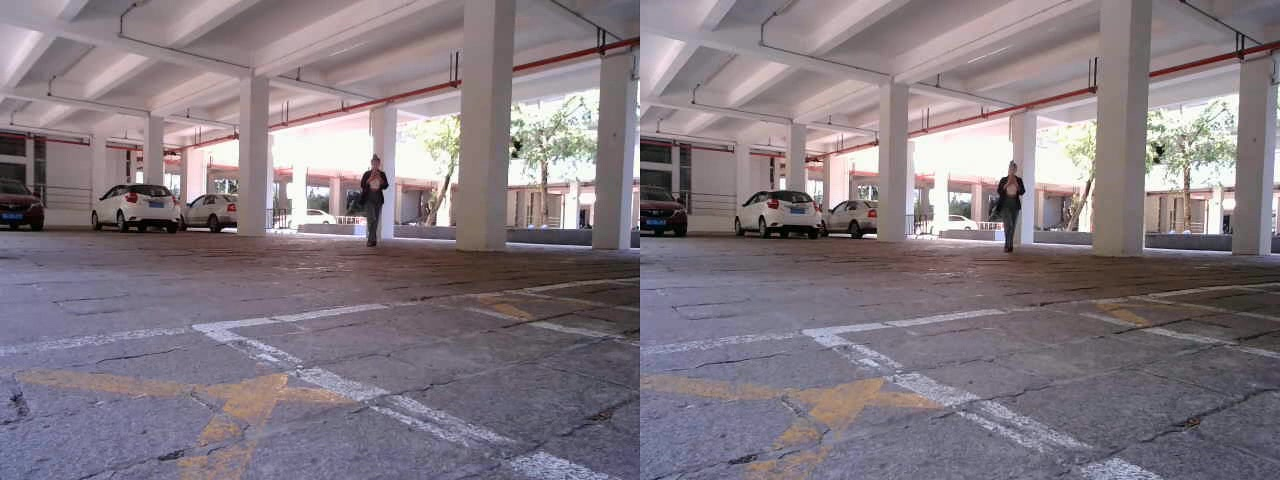
#> input picture Water_robot/Stereo-Detection-main/SGBM(Python)/yojuh-wewwn-005.jpg, 1280 x 480 px, given in place of test1.avi, which was not available
$ python sgbm-video.py   (older library calls are emulated)
#> lines starting #> are read from the running program, lines starting #| are printed output that depends on the picture; pictures that were not available may be replaced by others from this repository, and a replacement may not be noted
import cv2
import numpy as np
import time
import random
import math

# -----------------------------------双目相机的基本参数---------------------------------------------------------
#   left_camera_matrix          左相机的内参矩阵
#   right_camera_matrix         右相机的内参矩阵
#
#   left_distortion             左相机的畸变系数    格式(K1,K2,P1,P2,0)
#   right_distortion            右相机的畸变系数
# -------------------------------------------------------------------------------------------------------------
# 左镜头的内参，如焦距
left_camera_matrix = np.array([[516.5066236,-1.444673028,320.2950423],[0,516.5816117,270.7881873],[0.,0.,1.]])
right_camera_matrix = np.array([[511.8428182,1.295112628,317.310253],[0,513.0748795,269.5885026],[0.,0.,1.]])

# 畸变系数,K1、K2、K3为径向畸变,P1、P2为切向畸变
left_distortion = np.array([[-0.046645194,0.077595167, 0.012476819,-0.000711358,0]])
right_distortion = np.array([[-0.061588946,0.122384376,0.011081232,-0.000750439,0]])

# 旋转矩阵
R = np.array([[0.999911333,-0.004351508,0.012585312],
              [0.004184066,0.999902792,0.013300386],
              [-0.012641965,-0.013246549,0.999832341]])
# 平移矩阵
T = np.array([-120.3559901,-0.188953775,-0.662073075])

size = (640, 480)

R1, R2, P1, P2, Q, validPixROI1, validPixROI2 = cv2.stereoRectify(left_camera_matrix, left_distortion,
                                                                  right_camera_matrix, right_distortion, size, R,
                                                                  T)

# 校正查找映射表,将原始图像和校正后的图像上的点一一对应起来
left_map1, left_map2 = cv2.initUndistortRectifyMap(left_camera_matrix, left_distortion, R1, P1, size, cv2.CV_16SC2)
right_map1, right_map2 = cv2.initUndistortRectifyMap(right_camera_matrix, right_distortion, R2, P2, size, cv2.CV_16SC2)
print(Q)

# --------------------------鼠标回调函数---------------------------------------------------------
#   event               鼠标事件
#   param               输入参数
# -----------------------------------------------------------------------------------------------
def onmouse_pick_points(event, x, y, flags, param):
    if event == cv2.EVENT_LBUTTONDOWN:
        threeD = param
        print('\n像素坐标 x = %d, y = %d' % (x, y))
        # print("世界坐标是：", threeD[y][x][0], threeD[y][x][1], threeD[y][x][2], "mm")
        print("世界坐标xyz 是：", threeD[y][x][0] / 1000.0, threeD[y][x][1] / 1000.0, threeD[y][x][2] / 1000.0, "m")

        distance = math.sqrt(threeD[y][x][0] ** 2 + threeD[y][x][1] ** 2 + threeD[y][x][2] ** 2)
        distance = distance / 1000.0  # mm -> m
        print("距离是：", distance, "m")


# 加载视频文件
capture = cv2.VideoCapture("./test1.avi")
WIN_NAME = 'Deep disp'
cv2.namedWindow(WIN_NAME, cv2.WINDOW_AUTOSIZE)

# 读取视频
fps = 0.0
ret, frame = capture.read()
#> frame is the input picture: shape (480, 1280, 3); mean B, G, R 129.6, 122, 132
while ret:
    # 开始计时
    t1 = time.time()
    # 是否读取到了帧，读取到了则为True
    ret, frame = capture.read()
    # 切割为左右两张图片
    frame1 = frame[0:480, 0:640]
    frame2 = frame[0:480, 640:1280]
    # 将BGR格式转换成灰度图片，用于畸变矫正
    imgL = cv2.cvtColor(frame1, cv2.COLOR_BGR2GRAY)
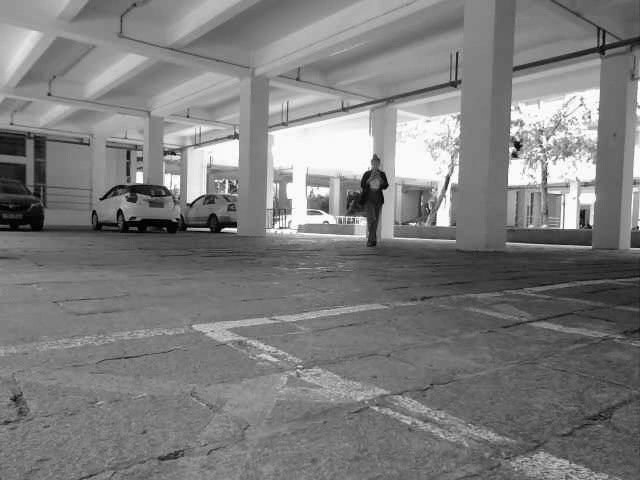
#> imgL: shape (480, 640); min 0, max 255, mean 125.1
    imgR = cv2.cvtColor(frame2, cv2.COLOR_BGR2GRAY)
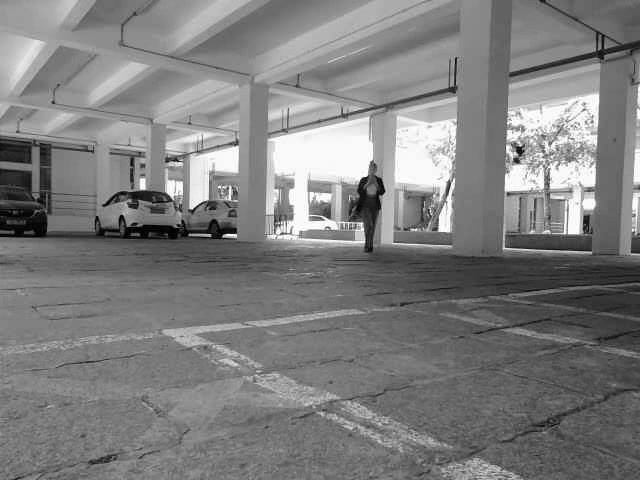
#> imgR: shape (480, 640); min 0, max 255, mean 126.5

    # 重映射，就是把一幅图像中某位置的像素放置到另一个图片指定位置的过程。
    # 依据MATLAB测量数据重建无畸变图片,输入图片要求为灰度图
    img1_rectified = cv2.remap(imgL, left_map1, left_map2, cv2.INTER_LINEAR)
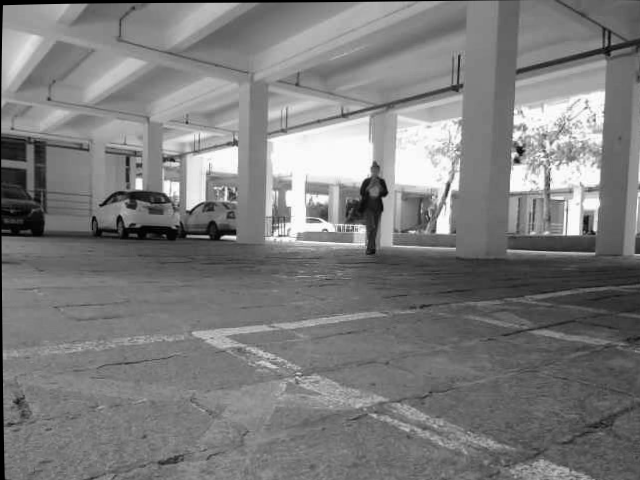
#> img1_rectified: shape (480, 640); min 0, max 255, mean 124.5
    img2_rectified = cv2.remap(imgR, right_map1, right_map2, cv2.INTER_LINEAR)
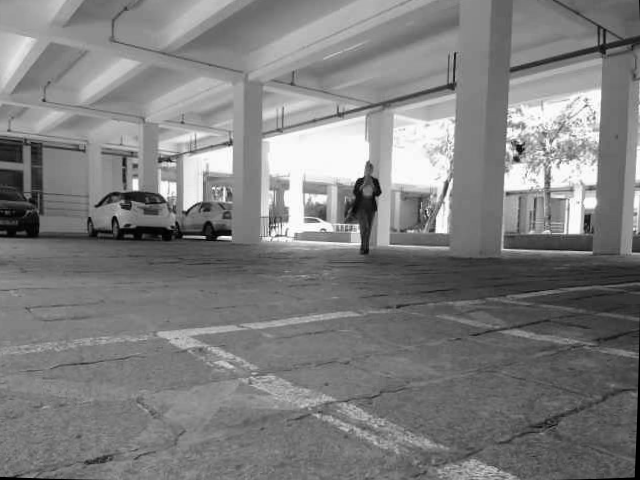
#> img2_rectified: shape (480, 640); min 0, max 255, mean 126.7

    # 转换为opencv的BGR格式
    imageL = cv2.cvtColor(img1_rectified, cv2.COLOR_GRAY2BGR)
    imageR = cv2.cvtColor(img2_rectified, cv2.COLOR_GRAY2BGR)

    # ------------------------------------SGBM算法----------------------------------------------------------
    #   blockSize                   深度图成块，blocksize越低，其深度图就越零碎，0<blockSize<10
    #   img_channels                BGR图像的颜色通道，img_channels=3，不可更改
    #   numDisparities              SGBM感知的范围，越大生成的精度越好，速度越慢，需要被16整除，如numDisparities
    #                               取16、32、48、64等
    #   mode                        sgbm算法选择模式，以速度由快到慢为：STEREO_SGBM_MODE_SGBM_3WAY、
    #                               STEREO_SGBM_MODE_HH4、STEREO_SGBM_MODE_SGBM、STEREO_SGBM_MODE_HH。精度反之
    # ------------------------------------------------------------------------------------------------------
    blockSize = 3
    img_channels = 3
    stereo = cv2.StereoSGBM_create(minDisparity=1,
                                   numDisparities=64,
                                   blockSize=blockSize,
                                   P1=8 * img_channels * blockSize * blockSize,
                                   P2=32 * img_channels * blockSize * blockSize,
                                   disp12MaxDiff=-1,
                                   preFilterCap=1,
                                   uniquenessRatio=10,
                                   speckleWindowSize=100,
                                   speckleRange=100,
                                   mode=cv2.STEREO_SGBM_MODE_HH)
    # 计算视差
    disparity = stereo.compute(img1_rectified, img2_rectified)
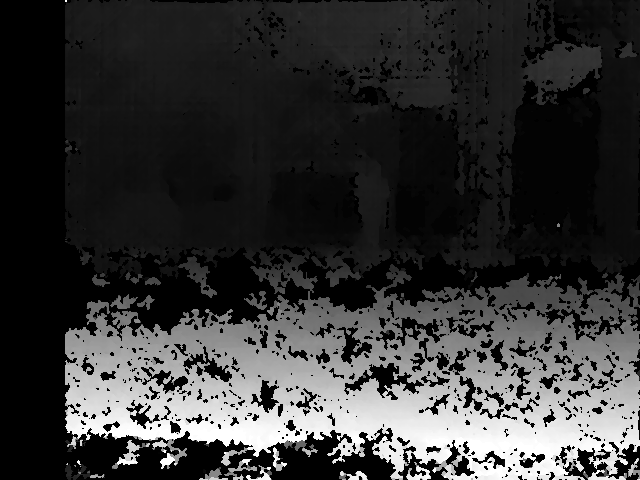
#> disparity: shape (480, 640) int16; min 0, max 1024, mean 214.2; drawn with min black and max white

    # 归一化函数算法，生成深度图（灰度图）
    disp = cv2.normalize(disparity, disparity, alpha=0, beta=255, norm_type=cv2.NORM_MINMAX, dtype=cv2.CV_8U)

    # 生成深度图（颜色图）
    dis_color = disparity
    dis_color = cv2.normalize(dis_color, None, alpha=0, beta=255, norm_type=cv2.NORM_MINMAX, dtype=cv2.CV_8U)
    dis_color = cv2.applyColorMap(dis_color, 2)
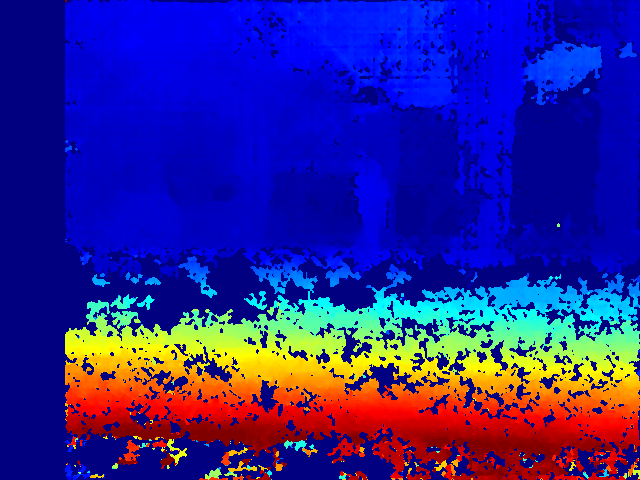
#> dis_color: shape (480, 640, 3); mean B, G, R 147.1, 35.1, 43.8

    # 计算三维坐标数据值
    threeD = cv2.reprojectImageTo3D(disparity, Q, handleMissingValues=True)
#> threeD: shape (480, 640, 3) float32; 18.9% of the values are NaN or infinite; the others: min -1797.4, max 10000, mean 1380.5
    # 计算出的threeD，需要乘以16，才等于现实中的距离
    threeD = threeD * 16
#> threeD: shape (480, 640, 3) float32; 18.9% of the values are NaN or infinite; the others: min -28757.8, max 160000, mean 22087.4

    # 鼠标回调事件
    cv2.setMouseCallback("Deep disp", onmouse_pick_points, threeD)

    #完成计时，计算帧率
    fps = (fps + (1. / (time.time() - t1))) / 2
    frame = cv2.putText(frame, "fps= %.2f" % (fps), (0, 40), cv2.FONT_HERSHEY_SIMPLEX, 1, (0, 255, 0), 2)

    cv2.imshow("depth", dis_color)
    cv2.imshow("left", frame1)
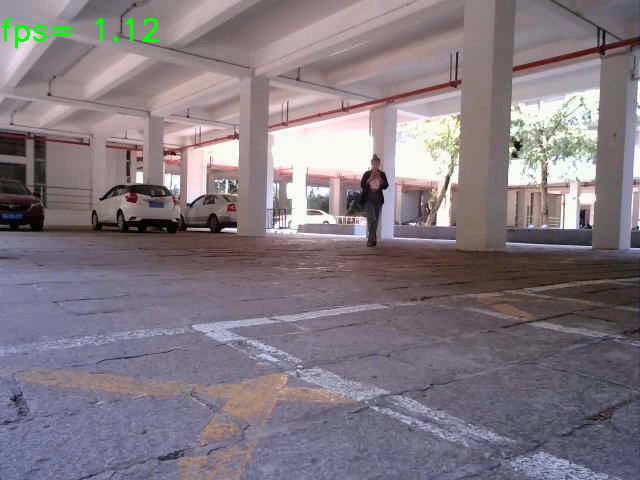
#> window 'left': shape (480, 640, 3); mean B, G, R 129.5, 121.1, 131.2
    cv2.imshow(WIN_NAME, disp)  # 显示深度图的双目画面
    # 若键盘按下q则退出播放
    if cv2.waitKey(1) & 0xff == ord('q'):
#> (key q is pressed here)
        break

# 释放资源
capture.release()

# 关闭所有窗口
cv2.destroyAllWindows()
